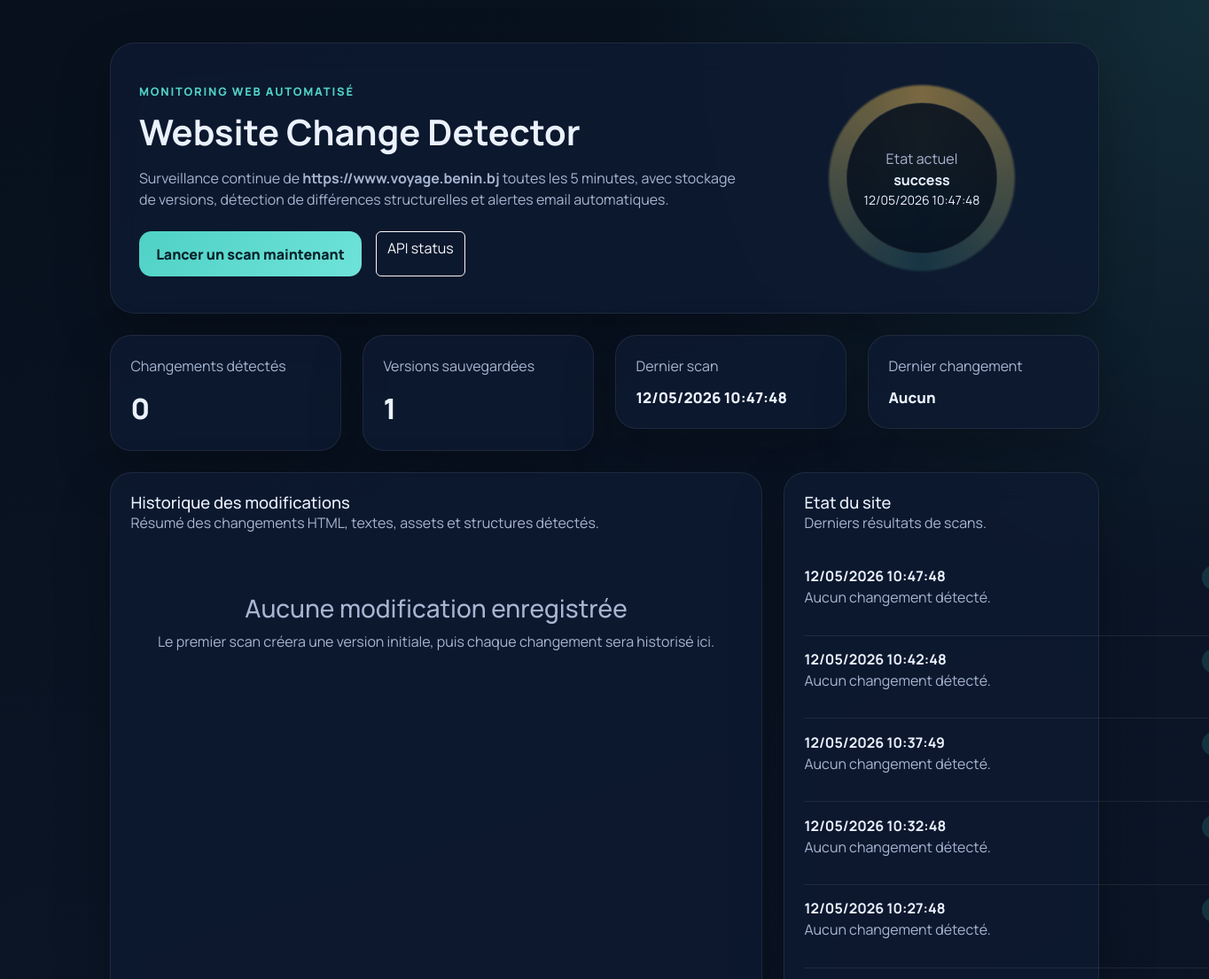
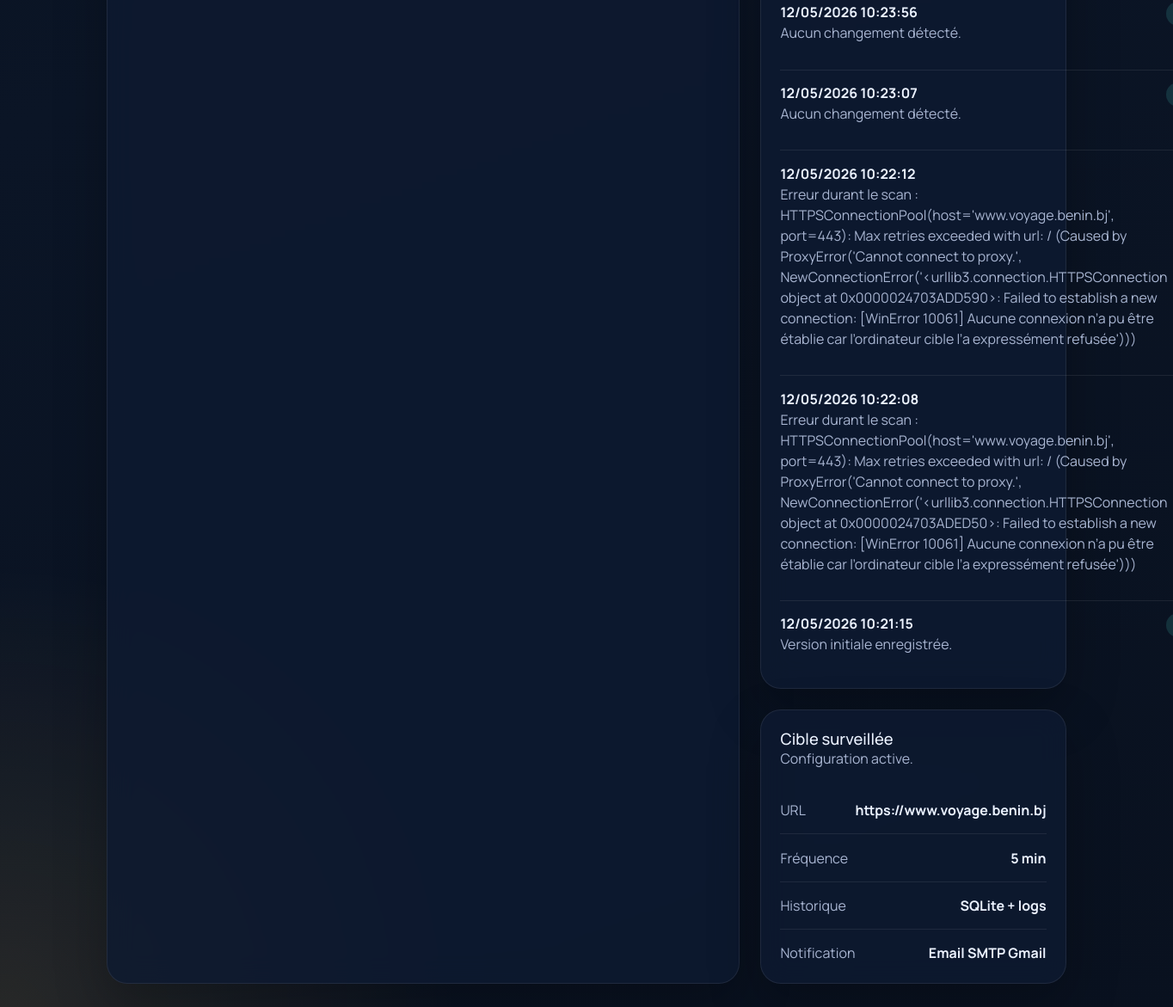
The page / on the database its author committed (2 pictures, top to bottom).
### tables this page shows
CREATE TABLE scans (
    id INTEGER PRIMARY KEY AUTOINCREMENT,
    scanned_at TEXT NOT NULL,
    url TEXT NOT NULL,
    status TEXT NOT NULL,
    message TEXT NOT NULL,
    duration_ms INTEGER NOT NULL,
    version_id INTEGER,
    change_id INTEGER,
    FOREIGN KEY (version_id) REFERENCES versions(id),
    FOREIGN KEY (change_id) REFERENCES changes(id)
);

### app.py (the view)
@app.route("/")
def dashboard():
    with get_db_connection() as connection:
        stats = {
            "total_changes": connection.execute(
                "SELECT COUNT(*) AS count FROM changes"
            ).fetchone()["count"],
            "total_versions": connection.execute(
                "SELECT COUNT(*) AS count FROM versions"
            ).fetchone()["count"],
            "last_scan": connection.execute(
                "SELECT scanned_at, status, message FROM scans ORDER BY id DESC LIMIT 1"
            ).fetchone(),
            "last_change": connection.execute(
                "SELECT detected_at, summary FROM changes ORDER BY id DESC LIMIT 1"
            ).fetchone(),
        }
        recent_changes = connection.execute(
            """
            SELECT id, detected_at, change_types, summary, diff_text, diff_json, url
            FROM changes
            ORDER BY id DESC
            LIMIT 25
            """
        ).fetchall()
        recent_scans = connection.execute(
            """
            SELECT scanned_at, status, message, duration_ms
            FROM scans
            ORDER BY id DESC
            LIMIT 10
            """
        ).fetchall()
    return render_template(
        "dashboard.html",
        stats=stats,
        recent_changes=recent_changes,
        recent_scans=recent_scans,
        target_url=monitor.target_url,
        scan_interval=monitor.scan_interval_minutes,
    )

### app.py (called while the page is built)
def get_db_connection():
    connection = sqlite3.connect(DB_PATH)
    connection.row_factory = sqlite3.Row
    return connection

@app.template_filter("datetimeformat")
def datetimeformat(value):
    if not value:
        return "-"
    parsed = datetime.fromisoformat(value)
    return parsed.strftime("%d/%m/%Y %H:%M:%S")

### templates/dashboard.html (shortened to what this page needs)
{% extends "base.html" %}
{% block content %}
<div class="container py-4 py-lg-5">
    <section class="hero-panel mb-4">
        <div class="row g-4 align-items-center">
            <div class="col-lg-8">
                <span class="eyebrow">Monitoring Web Automatisé</span>
                <h1 class="display-6 fw-bold mb-3">Website Change Detector</h1>
                <p class="hero-copy mb-4">
                    Surveillance continue de <strong>{{ target_url }}</strong> toutes les {{ scan_interval }} minutes,
                    avec stockage de versions, détection de différences structurelles et alertes email automatiques.
                </p>
                <div class="d-flex flex-wrap gap-3">
                    <form action="{{ url_for('scan_now') }}" method="post">
                        <button class="btn btn-scan" type="submit">Lancer un scan maintenant</button>
                    </form>
                    <a class="btn btn-outline-light" href="{{ url_for('api_status') }}" target="_blank" rel="noreferrer">API status</a>
                </div>
            </div>
            <div class="col-lg-4">
                <div class="status-orb">
                    <div class="status-orb__content">
                        <span class="status-label">Etat actuel</span>
                        <strong>{{ stats.last_scan["status"] if stats.last_scan else "idle" }}</strong>
                        <small>{{ stats.last_scan["scanned_at"]|datetimeformat if stats.last_scan else "Jamais scanné" }}</small>
                    </div>
                </div>
            </div>
        </div>
    </section>
    <section class="row g-4 mb-4">
        <div class="col-md-6 col-xl-3">
            <div class="metric-card">
                <span class="metric-card__label">Changements détectés</span>
                <strong class="metric-card__value">{{ stats.total_changes }}</strong>
            </div>
        </div>
        <div class="col-md-6 col-xl-3">
            <div class="metric-card">
                <span class="metric-card__label">Versions sauvegardées</span>
                <strong class="metric-card__value">{{ stats.total_versions }}</strong>
            </div>
        </div>
        <div class="col-md-6 col-xl-3">
            <div class="metric-card">
                <span class="metric-card__label">Dernier scan</span>
                <strong class="metric-card__value metric-card__value--small">
                    {{ stats.last_scan["scanned_at"]|datetimeformat if stats.last_scan else "-" }}
                </strong>
            </div>
        </div>
        <div class="col-md-6 col-xl-3">
            <div class="metric-card">
                <span class="metric-card__label">Dernier changement</span>
                <strong class="metric-card__value metric-card__value--small">
                    {{ stats.last_change["detected_at"]|datetimeformat if stats.last_change else "Aucun" }}
                </strong>
            </div>
        </div>
    </section>
    <section class="row g-4">
        <div class="col-xl-8">
            <div class="panel-card h-100">
                <div class="panel-card__header">
                    <div>
                        <h2>Historique des modifications</h2>
                        <p>Résumé des changements HTML, textes, assets et structures détectés.</p>
                    </div>
                </div>
                {% if recent_changes %}
                    <div class="change-feed">
                        {% for change in recent_changes %}
                            <article class="change-item">
                                <div class="change-item__top">
                                    <div>
                                        <span class="badge bg-primary-subtle text-primary-emphasis">{{ change["change_types"] }}</span>
                                        <h3>{{ change["detected_at"]|datetimeformat }}</h3>
                                    </div>
                                    <button
                                        class="btn btn-sm btn-outline-primary"
                                        type="button"
                                        data-bs-toggle="modal"
                                        data-bs-target="#diffModal"
                                        data-diff="{{ change['diff_text']|e }}"
                                        data-summary="{{ change['summary']|e }}"
                                        data-date="{{ change['detected_at']|datetimeformat }}"
                                    >
                                        Voir le diff
                                    </button>
                                </div>
                                <p class="change-summary">{{ change["summary"] }}</p>
                                <pre class="change-preview">{{ change["diff_text"][:400] }}{% if change["diff_text"]|length > 400 %}...{% endif %}</pre>
                            </article>
                        {% endfor %}
                    </div>
                {% else %}
                    <div class="empty-state">
                        <h3>Aucune modification enregistrée</h3>
                        <p>Le premier scan créera une version initiale, puis chaque changement sera historisé ici.</p>
                    </div>
                {% endif %}
            </div>
        </div>
        <div class="col-xl-4">
            <div class="panel-card mb-4">
                <div class="panel-card__header">
                    <div>
                        <h2>Etat du site</h2>
                        <p>Derniers résultats de scans.</p>
                    </div>
                </div>
                <ul class="scan-list">
                    {% for scan in recent_scans %}
                        <li class="scan-list__item">
                            <div>
                                <strong>{{ scan["scanned_at"]|datetimeformat }}</strong>
                                <p>{{ scan["message"] }}</p>
                            </div>
                            <span class="status-pill status-pill--{{ scan['status'] }}">{{ scan["status"] }}</span>
                        </li>
                    {% endfor %}
                </ul>
            </div>
            <div class="panel-card">
                <div class="panel-card__header">
                    <div>
                        <h2>Cible surveillée</h2>
                        <p>Configuration active.</p>
                    </div>
                </div>
                <div class="config-box">
                    <div class="config-row">
                        <span>URL</span>
                        <strong>{{ target_url }}</strong>
                    </div>
                    <div class="config-row">
                        <span>Fréquence</span>
                        <strong>{{ scan_interval }} min</strong>
                    </div>
                    <div class="config-row">
                        <span>Historique</span>
                        <strong>SQLite + logs</strong>
                    </div>
                    <div class="config-row">
                        <span>Notification</span>
                        <strong>Email SMTP Gmail</strong>
                    </div>
                </div>
            </div>
        </div>
    </section>
</div>
{% endblock %}

### templates/base.html (shortened to what this page needs)
<!DOCTYPE html>
<html lang="fr">
<head>
    <link href="https://cdn.jsdelivr.net/npm/bootstrap@5.3.3/dist/css/bootstrap.min.css" rel="stylesheet">
    <link rel="stylesheet" href="{{ url_for('static', filename='css/style.css') }}">
</head>
<body>
    <div class="page-shell">
        {% block content %}{% endblock %}
    </div>
</body>
</html>

### static/css/style.css (style rules this page uses)
:root { --bg: #09111f; --bg-soft: #101b31; --card: rgba(14, 26, 49, 0.82); --line: rgba(255, 255, 255, 0.08); --text: #ebf2ff; --muted: #a8b5d1; --accent: #4fd1c5; --accent-strong: #12b3a4; --warning: #ffc857; --danger: #ff6b6b; }
body { font-family: "Manrope", sans-serif; background: radial-gradient(circle at top right, rgba(79, 209, 197, 0.14), transparent 25%), radial-gradient(circle at bottom left, rgba(255, 200, 87, 0.12), transparent 20%), linear-gradient(160deg, #07101c 0%, #0b1526 45%, #09111f 100%); color: var(--text); min-height: 100vh; }
.page-shell { min-height: 100vh; }
.hero-panel, .panel-card, .metric-card { background: var(--card); border: 1px solid var(--line); box-shadow: 0 24px 60px rgba(0, 0, 0, 0.25); backdrop-filter: blur(16px); }
.hero-panel { border-radius: 28px; padding: 2rem; }
.eyebrow { display: inline-block; margin-bottom: 0.75rem; font-size: 0.8rem; font-weight: 800; letter-spacing: 0.14em; text-transform: uppercase; color: var(--accent); }
.hero-copy { color: var(--muted); max-width: 760px; }
.btn-scan { background: linear-gradient(135deg, var(--accent), #6fe3d9); color: #05222a; font-weight: 800; border: none; border-radius: 14px; padding: 0.85rem 1.2rem; }
.status-orb { position: relative; display: grid; place-items: center; min-height: 240px; }
.status-orb__content { position: relative; z-index: 1; width: 170px; height: 170px; border-radius: 50%; background: rgba(6, 16, 31, 0.88); border: 1px solid rgba(255, 255, 255, 0.08); display: flex; flex-direction: column; justify-content: center; align-items: center; text-align: center; }
.status-label, .metric-card__label, .panel-card__header p, .scan-list__item p, .config-row span, .modal-subtitle { color: var(--muted); }
.metric-card, .panel-card { border-radius: 24px; padding: 1.4rem; }
.metric-card__value { display: block; margin-top: 0.75rem; font-size: 2rem; font-weight: 800; }
.metric-card__value--small { font-size: 1.05rem; line-height: 1.4; }
.panel-card__header { display: flex; justify-content: space-between; gap: 1rem; margin-bottom: 1.25rem; }
.panel-card__header h2 { font-size: 1.15rem; margin: 0; }
.scan-list { list-style: none; padding: 0; margin: 0; display: grid; gap: 0.9rem; }
.scan-list__item { display: flex; justify-content: space-between; gap: 1rem; align-items: start; padding-bottom: 0.9rem; border-bottom: 1px solid var(--line); }
.scan-list__item:last-child { border-bottom: none; padding-bottom: 0; }
.status-pill { padding: 0.3rem 0.7rem; border-radius: 999px; font-size: 0.75rem; font-weight: 700; text-transform: uppercase; }
.status-pill--success { background: rgba(79, 209, 197, 0.16); color: #8ff6ed; }
.config-box { display: grid; gap: 0.95rem; }
.config-row { display: flex; justify-content: space-between; gap: 1rem; padding-bottom: 0.95rem; border-bottom: 1px solid var(--line); }
.config-row:last-child { border-bottom: none; padding-bottom: 0; }
.empty-state { padding: 2rem 1rem; text-align: center; color: var(--muted); }

### rows shown on the page
scans: status "success", last_scan.scanned_at "12/05/2026 10:47:48", scanned_at "12/05/2026 10:47:48", message "Aucun changement détecté."
scans: scanned_at "12/05/2026 10:42:48", message "Aucun changement détecté."
scans: scanned_at "12/05/2026 10:37:49", message "Aucun changement détecté."
scans: scanned_at "12/05/2026 10:32:48", message "Aucun changement détecté."
scans: scanned_at "12/05/2026 10:27:48", message "Aucun changement détecté."
scans: scanned_at "12/05/2026 10:23:56", message "Aucun changement détecté."
scans: scanned_at "12/05/2026 10:23:07", message "Aucun changement détecté."
scans: scanned_at "12/05/2026 10:22:12", message "Erreur durant le scan : HTTPSConnectionPool(host='www.voyage.benin.bj', port=443): Max retries exceeded with url: / (Caused by ProxyError('Cannot connect to proxy.', NewConnectionError('<urllib3.connection.HTTPSConnection object at 0x0000024703ADD590>: Failed to establish a new connection: [WinError 10061] Aucune connexion n’a pu être établie car l’ordinateur cible l’a expressément refusée')))"
scans: scanned_at "12/05/2026 10:22:08", message "Erreur durant le scan : HTTPSConnectionPool(host='www.voyage.benin.bj', port=443): Max retries exceeded with url: / (Caused by ProxyError('Cannot connect to proxy.', NewConnectionError('<urllib3.connection.HTTPSConnection object at 0x0000024703ADED50>: Failed to establish a new connection: [WinError 10061] Aucune connexion n’a pu être établie car l’ordinateur cible l’a expressément refusée')))"
scans: scanned_at "12/05/2026 10:21:15", message "Version initiale enregistrée."

### other values the page prints
{{ target_url }} "https://www.voyage.benin.bj"
{{ scan_interval }} "5"
{{ stats.total_changes }} "0"
{{ stats.total_versions }} "1"
